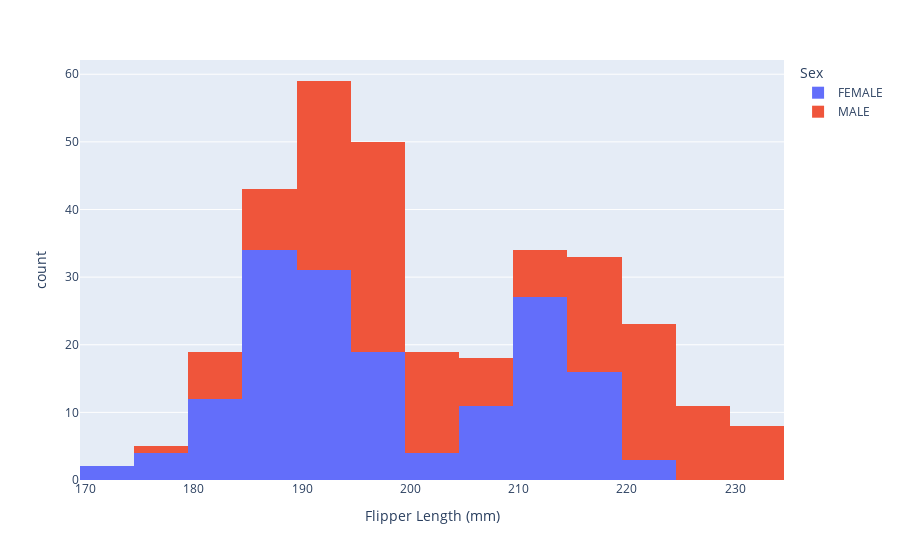

Notebook code for this chart:
### Markdown cell above
### Let's look at histogram!

### Code cell
fig = px.histogram(penguins_dataframe, x='Flipper Length (mm)', color='Sex')

fig.show()

### Figure 1 — Plotly figure (JSON) as saved in the notebook; plotly's stock layout.template omitted (floating-point values rounded to 4 significant figures; data arrays with more than 128 entries replaced by an {"elided": "..."} marker saying what was removed)
{"data": [{"alignmentgroup": "True", "bingroup": "x", "hovertemplate": "Sex=FEMALE<br>Flipper Length (mm)=%{x}<br>count=%{y}<extra></extra>", "legendgroup": "FEMALE", "marker": {"color": "#636efa", "pattern": {"shape": ""}}, "name": "FEMALE", "offsetgroup": "FEMALE", "orientation": "v", "showlegend": true, "type": "histogram", "x": {"elided": "163 int values"}, "xaxis": "x", "yaxis": "y"}, {"alignmentgroup": "True", "bingroup": "x", "hovertemplate": "Sex=MALE<br>Flipper Length (mm)=%{x}<br>count=%{y}<extra></extra>", "legendgroup": "MALE", "marker": {"color": "#EF553B", "pattern": {"shape": ""}}, "name": "MALE", "offsetgroup": "MALE", "orientation": "v", "showlegend": true, "type": "histogram", "x": {"elided": "161 int values"}, "xaxis": "x", "yaxis": "y"}], "layout": {"barmode": "relative", "legend": {"title": {"text": "Sex"}, "tracegroupgap": 0}, "margin": {"t": 60}, "xaxis": {"anchor": "y", "domain": [0, 1], "title": {"text": "Flipper Length (mm)"}}, "yaxis": {"anchor": "x", "domain": [0, 1], "title": {"text": "count"}}}}
